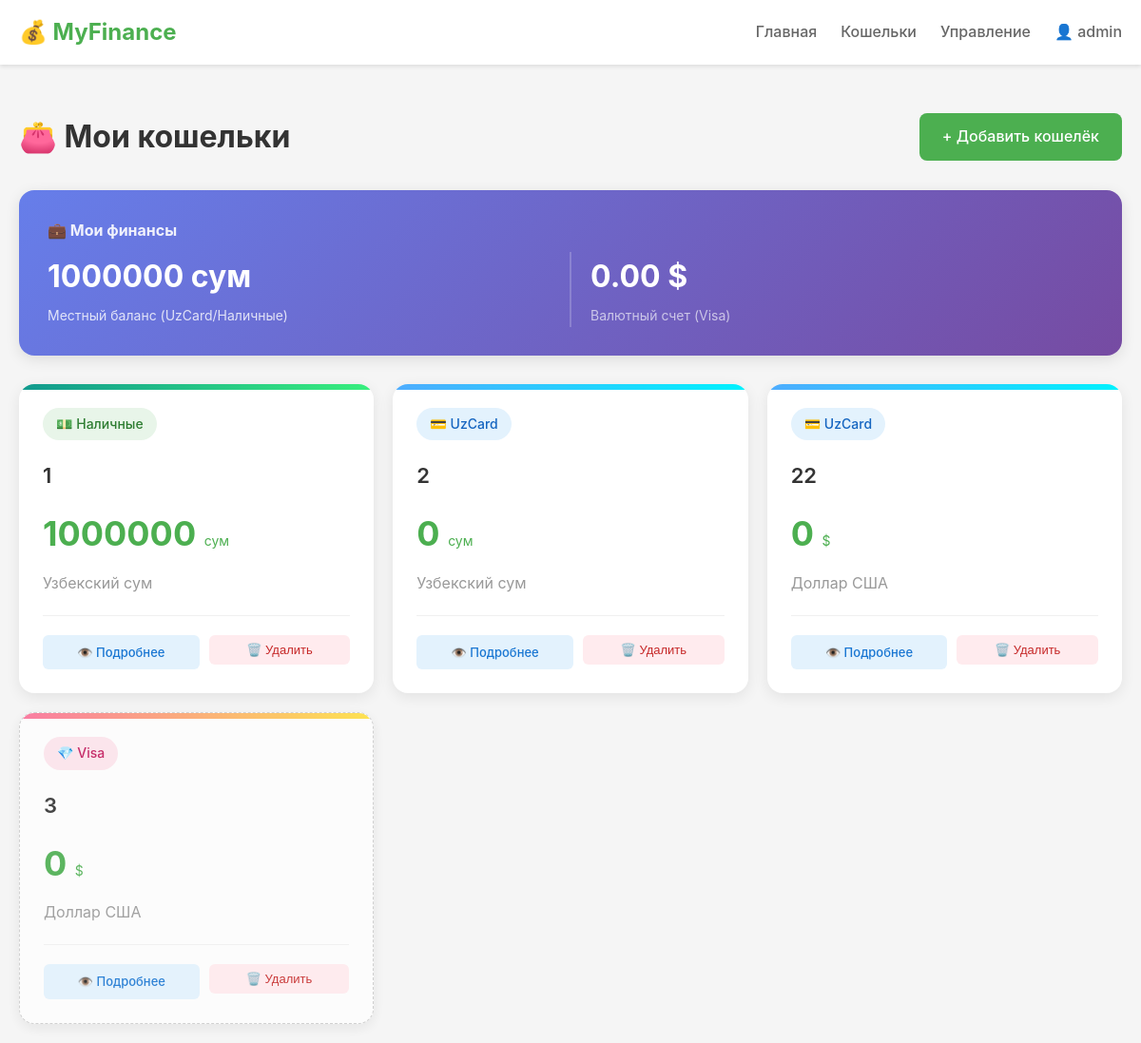
The page /wallets/ (signed in) on the database its author committed.
### users/models.py (models this page shows, shortened)
class CustomUser(AbstractUser):
    phone_number = models.IntegerField(blank=True,null=True)
    avatar = models.ImageField(upload_to='avatars/',default='avatars/default.png')
    address = models.TextField()
    balance  = models.DecimalField(max_digits=15,decimal_places=2,default=0.00)

### main/models.py (models this page shows, shortened)
class Wallet(models.Model):
    TYPE_CHOICES = (
        ("cash", "Cash"),
        ("uzcard", "UzCard"),
        ("visa", "Visa"),
    )
    CURRENCY_CHOICES = (
        ("UZS", "UZS"),
        ("USD", "USD"),
    )
    user = models.ForeignKey(CustomUser, on_delete=models.CASCADE, related_name='wallets')
    name = models.CharField(max_length=100)
    type = models.CharField(max_length=20, choices=TYPE_CHOICES)
    balance = models.DecimalField(max_digits=15, decimal_places=2, default=0)
    currency = models.CharField(max_length=3, choices=CURRENCY_CHOICES)

### main/views.py (the view)
# urls.py: path('wallets/', views.WalletListView.as_view(), name='wallet_list'),
class WalletListView(LoginRequiredMixin, ListView):
    model = Wallet
    template_name = 'main/wallet_list.html'
    context_object_name = 'wallets'
    def get_queryset(self):
        return Wallet.objects.filter(user=self.request.user).order_by('-balance')
    def get_context_data(self, **kwargs):
        context = super().get_context_data(**kwargs)
        total_non_visa = Wallet.objects.filter(
            user=self.request.user
        ).exclude(
            type='visa'
        ).aggregate(
            total=Sum('balance')
        )['total'] or 0
        total_visa = Wallet.objects.filter(
            user=self.request.user,
            type='visa'
        ).aggregate(
            total=Sum('balance')
        )['total'] or 0
        total_all = Wallet.objects.filter(
            user=self.request.user
        ).aggregate(
            total=Sum('balance')
        )['total'] or 0
        context['total_non_visa_balance'] = total_non_visa
        context['total_visa_balance'] = total_visa
        context['total_all_balance'] = total_all
        return context

### templates/main/wallet_list.html (shortened to what this page needs)
{% extends 'base.html' %}
{% block content %}
<div class="page-header">
    <h1>👛 Мои кошельки</h1>
    <a href="{% url 'wallet_add' %}" class="btn">+ Добавить кошелёк</a>
</div>
{% if wallets %}
    <div class="total-summary">
        <h3>💼 Мои финансы</h3>
        <div class="amounts" style="display: flex; gap: 20px; flex-wrap: wrap;">
            <div class="amount-item" style="flex: 1; min-width: 200px;">
                <div class="amount">
                    {{ total_non_visa_balance|floatformat:0 }} сум
                </div>
                <div class="currency">Местный баланс (UzCard/Наличные)</div>
            </div>
            <div class="amount-item" style="flex: 1; min-width: 200px; border-left: 2px solid rgba(255,255,255,0.2); padding-left: 20px;">
    <div class="amount" style="color: white; font-weight: bold;">
        {{ total_visa_balance|floatformat:2 }} $
    </div>
    <div class="currency" style="color: rgba(255,255,255,0.8); font-size: 14px;">
        Валютный счет (Visa)
    </div>
</div>
        </div>
    </div>
    <div class="wallet-grid">
        {% for wallet in wallets %}
            <div class="wallet-card {{ wallet.type }} {% if wallet.type == 'visa' %}visa-card{% endif %}">
                <div class="wallet-header">
                    <span class="wallet-type-badge {{ wallet.type }}">
                        {% if wallet.type == 'cash' %}
                            💵 Наличные
                        {% elif wallet.type == 'uzcard' %}
                            💳 UzCard
                        {% elif wallet.type == 'visa' %}
                            💎 Visa
                        {% endif %}
                    </span>
                </div>
                <div class="wallet-name">{{ wallet.name }}</div>
                <div class="wallet-balance">
                    {{ wallet.balance|floatformat:0 }}
                    <span style="font-size: 14px; font-weight: normal;">
                        {% if wallet.currency == 'UZS' %}сум{% else %}${% endif %}
                    </span>
                </div>
                <div class="wallet-currency">
                    {% if wallet.currency == 'UZS' %}Узбекский сум{% else %}Доллар США{% endif %}
                </div>
                <div class="wallet-actions">
                    <a href="{% url 'wallet_detail' wallet.pk %}" class="wallet-btn wallet-btn-view">
                        👁️ Подробнее
                    </a>
                    <form method="post" action="{% url 'wallet_delete' wallet.pk %}" style="flex: 1;" onsubmit="return confirm('Удалить кошелёк {{ wallet.name }}?');">
                        <button type="submit" class="wallet-btn wallet-btn-delete" style="width: 100%; cursor: pointer;">
                            🗑️ Удалить
                        </button>
                    </form>
                </div>
            </div>
        {% endfor %}
    </div>
{% endif %}
{% endblock %}

### templates/base.html (shortened to what this page needs)
<!DOCTYPE html>
<html lang="ru">
<head>
</head>
<body>
    <nav>
        <div class="container">
            <div class="logo">💰 MyFinance</div>
            <ul>
                <li><a href="{% url 'dashboard' %}">Главная</a></li>
                <li><a href="{% url 'wallet_list' %}">Кошельки</a></li>
                <li><a href="{% url 'manage_money' %}">Управление</a></li>
                {% if user.is_authenticated %}
                    <li><a href="{% url 'profile' %}">👤 {{ user.username }}</a></li>
                {% else %}
                    <li><a href="{% url 'login' %}">Войти</a></li>
                {% endif %}
            </ul>
        </div>
    </nav>
    <div class="container">
        {% block content %}{% endblock %}
    </div>
</body>
</html>

### templates/base.html (style rules this page uses)
* { margin: 0; padding: 0; box-sizing: border-box; }
body { font-family: -apple-system, BlinkMacSystemFont, 'Segoe UI', Roboto, Oxygen, Ubuntu, sans-serif; background: #f5f5f5; color: #333; line-height: 1.6; }
.container { max-width: 1200px; margin: 0 auto; padding: 20px; }
nav { background: #fff; box-shadow: 0 2px 4px rgba(0,0,0,0.1); padding: 15px 0; margin-bottom: 30px; }
nav .container { display: flex; justify-content: space-between; align-items: center; padding: 0 20px; }
nav .logo { font-size: 24px; font-weight: bold; color: #4CAF50; }
nav ul { list-style: none; display: flex; gap: 25px; }
nav a { text-decoration: none; color: #666; font-weight: 500; transition: color 0.3s; }
.btn { display: inline-block; padding: 12px 24px; background: #4CAF50; color: #fff; text-decoration: none; border-radius: 8px; border: none; cursor: pointer; font-size: 16px; font-weight: 500; transition: all 0.3s; }

### templates/main/wallet_list.html (style rules this page uses)
.page-header { display: flex; justify-content: space-between; align-items: center; margin-bottom: 30px; }
.page-header h1 { color: #333; }
.wallet-grid { display: grid; grid-template-columns: repeat(auto-fill, minmax(300px, 1fr)); gap: 20px; }
.wallet-card { background: #fff; border-radius: 16px; padding: 25px; box-shadow: 0 4px 15px rgba(0,0,0,0.08); transition: all 0.3s; position: relative; overflow: hidden; }
.wallet-card::before { content: ''; position: absolute; top: 0; left: 0; right: 0; height: 6px; background: linear-gradient(90deg, #667eea 0%, #764ba2 100%); }
.wallet-card.cash::before { background: linear-gradient(90deg, #11998e 0%, #38ef7d 100%); }
.wallet-card.uzcard::before { background: linear-gradient(90deg, #4facfe 0%, #00f2fe 100%); }
.wallet-card.visa::before { background: linear-gradient(90deg, #fa709a 0%, #fee140 100%); }
.wallet-header { display: flex; justify-content: space-between; align-items: flex-start; margin-bottom: 20px; }
.wallet-type-badge { display: inline-flex; align-items: center; gap: 5px; padding: 6px 14px; background: #f0f0f0; border-radius: 20px; font-size: 14px; font-weight: 500; color: #666; }
.wallet-type-badge.cash { background: #e8f5e9; color: #2e7d32; }
.wallet-type-badge.uzcard { background: #e3f2fd; color: #1565c0; }
.wallet-type-badge.visa { background: #fce4ec; color: #c2185b; }
.wallet-name { font-size: 22px; font-weight: 600; color: #333; margin-bottom: 15px; }
.wallet-balance { font-size: 36px; font-weight: bold; color: #4CAF50; margin-bottom: 10px; }
.wallet-currency { font-size: 16px; color: #999; margin-bottom: 20px; }
.wallet-actions { display: flex; gap: 10px; margin-top: 20px; padding-top: 20px; border-top: 1px solid #f0f0f0; }
.wallet-btn { flex: 1; padding: 10px; text-align: center; border-radius: 8px; text-decoration: none; font-size: 14px; font-weight: 500; transition: all 0.3s; }
.wallet-btn-view { background: #4CAF50; color: #fff; }
.wallet-btn-delete { background: #f5f5f5; color: #f44336; border: none; cursor: pointer; }
.total-summary { background: linear-gradient(135deg, #667eea 0%, #764ba2 100%); color: #fff; padding: 30px; border-radius: 16px; margin-bottom: 30px; box-shadow: 0 4px 15px rgba(0,0,0,0.1); }
.total-summary h3 { font-size: 16px; opacity: 0.9; margin-bottom: 10px; }
.total-summary .amounts { display: flex; gap: 30px; flex-wrap: wrap; }
.total-summary .amount-item { flex: 1; min-width: 150px; }
.total-summary .amount { font-size: 32px; font-weight: bold; margin-bottom: 5px; }
.total-summary .currency { font-size: 14px; opacity: 0.8; }
.visa-card { border: 1px dashed #ccc; opacity: 0.9; background: #fdfdfd; }
.wallet-btn { display: inline-flex; align-items: center; justify-content: center; text-decoration: none; padding: 8px; border-radius: 6px; font-size: 13px; border: none; transition: 0.2s; }
.wallet-btn-view { background: #e3f2fd; color: #1976d2; }
.wallet-btn-delete { background: #ffebee; color: #c62828; }

### rows shown on the page
CustomUser: username "admin"
Wallet: type "💵 Наличные", name "1", balance "1000000", currency "сум"
Wallet: type "💳 UzCard", name "2", balance "0", currency "сум"
Wallet: type "💳 UzCard", name "22", balance "0", currency "Доллар США"
Wallet: type "💎 Visa", name "3", balance "0", currency "Доллар США"

### other values the page prints
{{ total_non_visa_balance|floatformat:0 }} "1000000"
{{ total_visa_balance|floatformat:2 }} "0.00"
